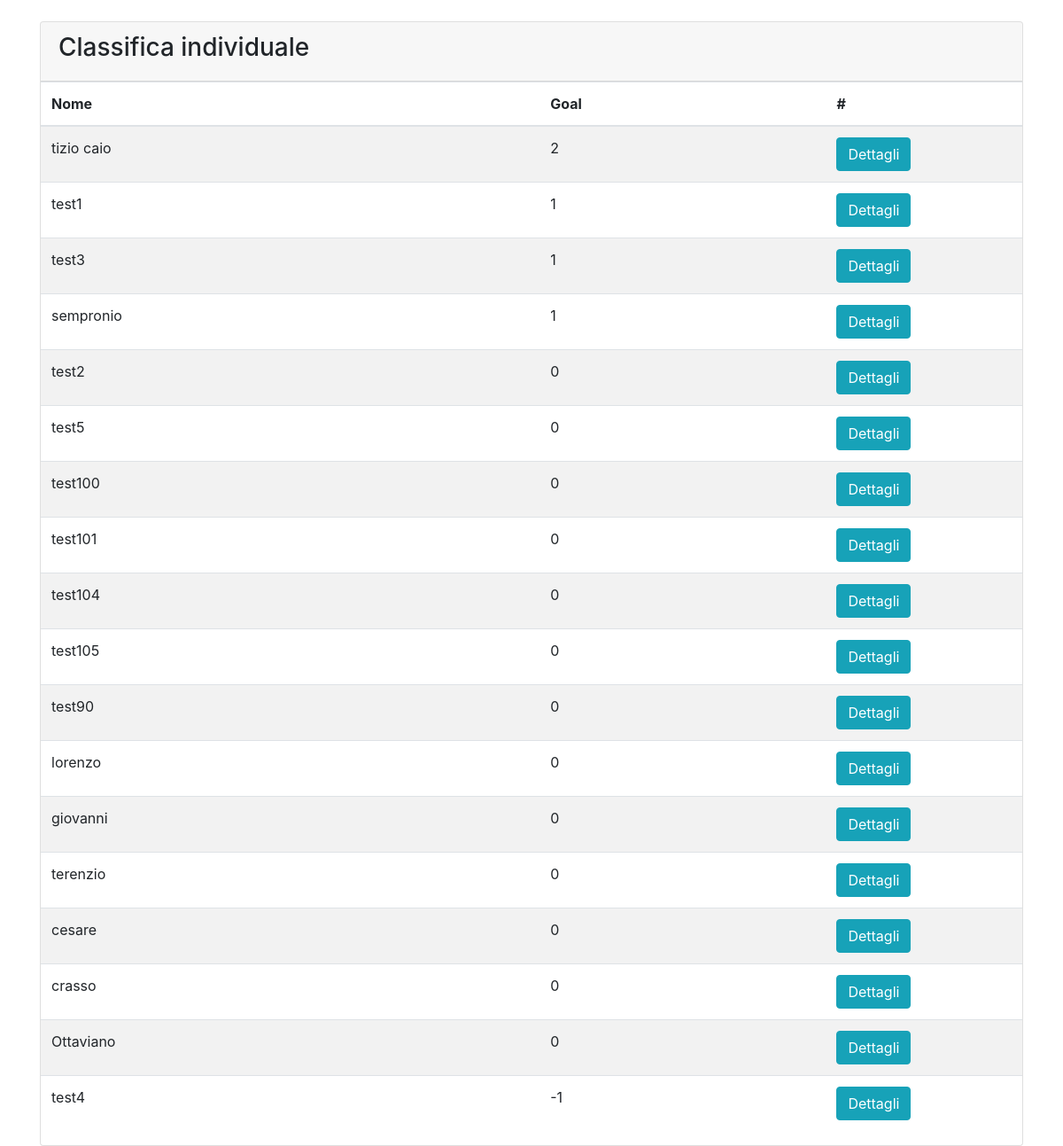
Before: /calcetto/classifica with the older database file.
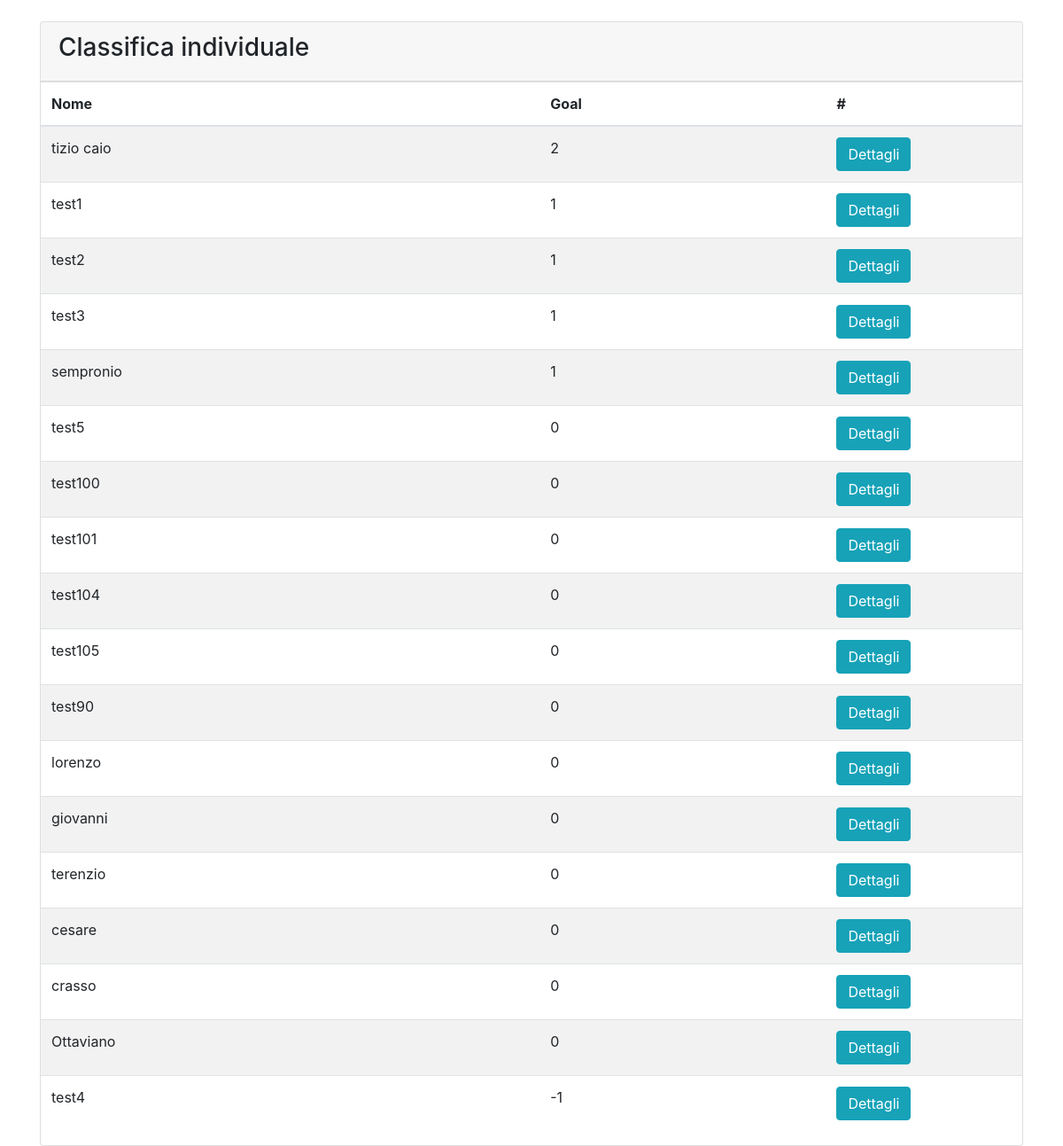
After: the same page with the newer database file.
### calcetto/models.py (models this page shows, shortened)
class Studente(models.Model):
    nome = models.CharField(max_length=100)
    cartellini = models.ManyToManyField(Cartellino)
    goals = models.IntegerField(default=0)

### calcetto/views.py (the view)
# urls.py: path('calcetto/classifica', views.Classifica.as_view()),
class Classifica(ListView):
    queryset = Studente.objects.order_by('-goals')
    paginate_by = 20

### calcetto/templates/calcetto/studente_list.html (shortened to what this page needs)
{% extends 'base.html' %}
{% block content %}
<br>
<div class="container">
<div class="card">
  <div class="card-header">
    <h3>Classifica individuale</h3>
  </div>
<table class="table table-striped">
  <thead>
    <tr>
      <th>Nome</th>
      <th>Goal</th>
      <th width="20%">#</th>
    </tr>
  </thead>
{% for studente in object_list %}
    <tr>
      <td>{{ studente.nome }}</td>
      <td>{{ studente.goals }}</td>
      <td><a href="/calcetto/studente/{{studente.id}}"><button class="btn btn-info">Dettagli</button></a></td>
    </tr>
{% empty %}
    <li>Non è ancora presente nessuna partita</li>
{% endfor %}
</table>
</div>
</div>
{% endblock %}

Changed rows visible on the page:
changed Studente "test2": goals "0" → "1"; moves up the list
